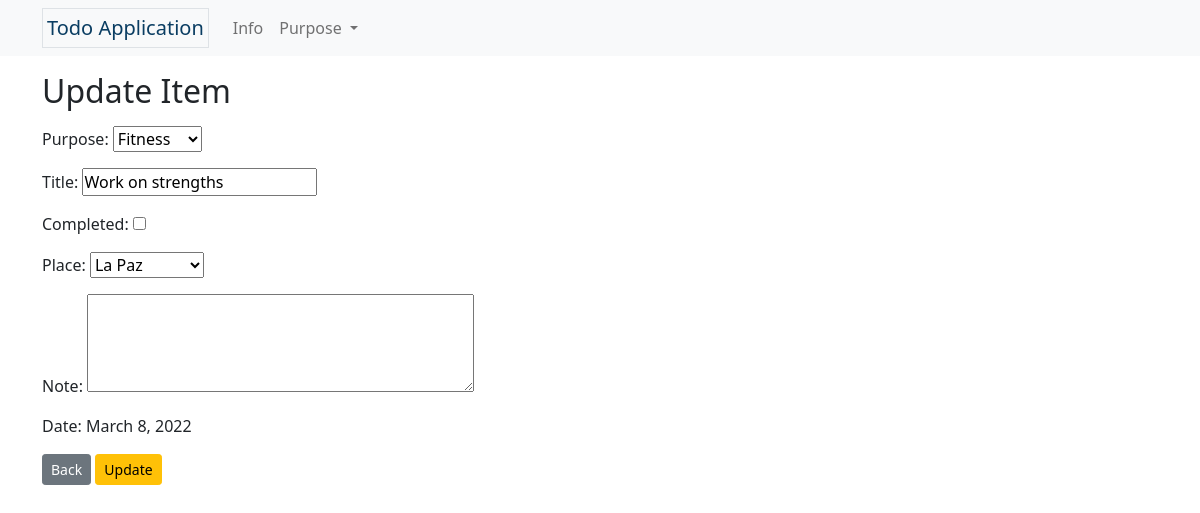
/update_task/work-on-strengths?next=/, run on the app's committed database.
### lists/models.py (models this page shows, shortened)
class Tasks(models.Model):
     PURPOSE = (
          ('Personal','Personal'),
          ('Fitness','Fitness'),
          ('School', 'School'),
          ('Business','Business'),
          ('Office','Office'),
     )
     PLACE = (
          ('City Proper', 'City Proper'),
          ('Jaro', 'Jaro'),
          ('La Paz', 'La Paz'),
          ('Lapuz', 'Lapuz'),
          ('Mandurriao', 'Mandurriao'),
          ('Molo', 'Molo'),
          ('Villa Arevalo', 'Villa Arevalo'),
          ('Lapuz', 'Lapuz'),
     )
     purpose = models.CharField(max_length=8, choices=PURPOSE, default='Personal')
     title = models.CharField(max_length=50, unique=True)
     completed = models.BooleanField(default=False)
     slug = models.SlugField(max_length=50, unique=True, blank=True)
     place = models.CharField(max_length=16, choices=PLACE, default='City Proper')
     note = models.TextField(max_length=100, blank=True)
     date_created = models.DateTimeField(default=datetime.now, blank=True)

### lists/views.py (the view)
# urls.py: path('update_task/<slug:slug>', views.update_task, name='update-task'),
def update_task(request, slug):
    task = Tasks.objects.get(slug=slug)
    todo_form = TodoForm(instance=task)
    task_created = task.date_created
    if request.method == 'POST':
        todo_form = TodoForm(request.POST, instance=task)
        if todo_form.is_valid():
            todo_form.save()
            next = request.POST.get('next', '/')
            return HttpResponseRedirect(next)
    context = {'todo_form': todo_form, 'task_created': task_created}
    return render(request, 'lists/update_task.html', context)

### lists/forms.py
class TodoForm(forms.ModelForm):
    purpose = forms.CharField(widget=forms.Select(choices=PURPOSE), label='Purpose')
    note = forms.CharField(required=False, widget=forms.Textarea(attrs={'rows': 4, 'cols': 40}))
    class Meta:
        model = Tasks
        exclude = ('slug', 'date_created',)
        fields = '__all__'

### lists/templates/lists/update_task.html (shortened to what this page needs)
{% extends 'partials/base.html' %}
{% load tz %}
{% block content %}
    <div class="container">
        <h2 class="mb-3">Update Item</h2>
        <form method="POST">
            {{ todo_form.as_p }}
            <p>Date: {{ task_created|date:'F j, Y' }}</p>
            <a href="{{ request.META.HTTP_REFERER }}" class="btn btn-secondary btn-sm">Back</a>
            <input type="submit" value="Update" class="btn btn-warning btn-sm">
        </form>
    </div>
{% endblock content %}

### lists/static/lists/styles/base.css (style rules this page uses)
* { padding: 0; margin: 0; }
textarea, input { outline: none; }

### data on the page
Tasks: purpose "Fitness", title "Work on strengths", place "La Paz", date_created "March 8, 2022"
